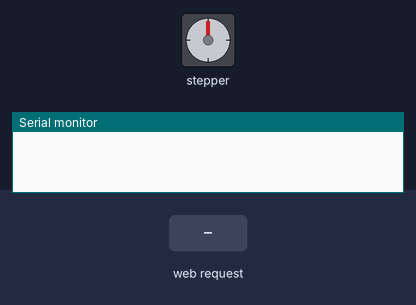
This sketch was run on a simulated ESP32. On the bench: stepper motor, the last lines printed to the serial monitor. Wiring (inferred from the names in the program): stepper motor driver (200 steps per turn assumed): step GPIO 5; direction GPIO 4. The test bench sets the inputs (shaded band). WiFi joins after 1.5 s; servers stay silent unless stated.

Above: at 0.1 s.
At 2.7 s:
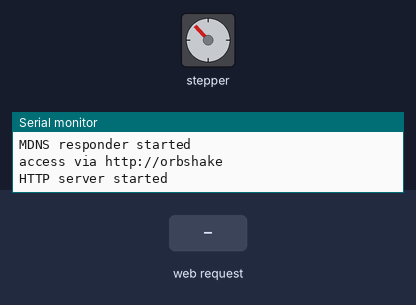
2.8 s: HTTP request GET /speed received
At 3.16 s:
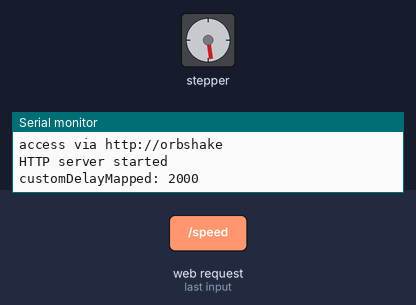
Timing chart, 0 to 17.8 s (numbered marks = the images above; inputs shaded):
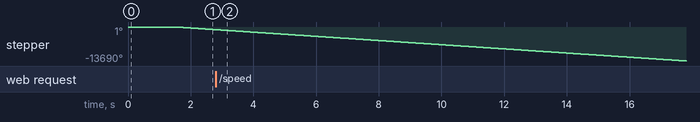

The sketch:

esp32_orbital_shaker.ino
```cpp
// Simple Stepper Motor Control
//
// by Achim pieters, www.studiopieters.nl
//
//

#include <Stepper.h>
#include <WiFi.h>
#include <WiFiClient.h>
#include <WebServer.h>
#include <ESPmDNS.h>


// Defines pins numbers

const int POT = 2;
const int LED = 3;
const int dirPin = 4;
const int stepPin = 5;

int  dirStatus = 3;


String buttonTitle1[] ={"CCW", "CW"};
String buttonTitle2[] ={"CCW", "CW"};
String argId[] ={"ccw", "cw", "speed"};

// const char *ssid = "b9a8de";
// const char *password = "281263985";

const char *ssid = "hlu";
const char *password = "0123456789";


WebServer server(80);

int customDelay; // Defines variables

int customDelayMapped = 2000;

long int time_since_start = millis();


void setup() {
  // Sets the two pins as Outputs
  pinMode(stepPin,OUTPUT);
  pinMode(dirPin,OUTPUT);

  digitalWrite(dirPin,HIGH); //Enables the motor to move in a particular direction

  Serial.begin(115200);

  //set the resolution to 12 bits (0-4096)
  analogReadResolution(12);

  WiFi.mode(WIFI_STA);
  WiFi.begin(ssid, password);

  Serial.println("");

  // Wait for connection
  while (WiFi.status() != WL_CONNECTED) {
    delay(500);
    Serial.print(".");
  }

  Serial.println("");
  Serial.print("Connected to ");
  Serial.println(ssid);
  Serial.print("IP address: http://");
  Serial.println(WiFi.localIP());

  //multicast DNS
  if (MDNS.begin("orbshake")) {
    Serial.println("MDNS responder started");
    Serial.println("access via http://orbshake");
  }

  server.on("/", handleRoot);
  server.on("/motor", HTTP_GET, motorControl);
  server.on("/speed", HTTP_GET, speedControl);
  server.onNotFound(handleNotFound);
  server.begin();
  Serial.println("HTTP server started");
}
void loop() {

  server.handleClient();

  if(dirStatus ==1){
    digitalWrite(dirPin , HIGH);
  } else if(dirStatus == 2) {
    digitalWrite(dirPin, LOW);
  } else{
    digitalWrite(dirPin, LOW);
  }
  // Serial.print("loop: customDelayMapped: ");
  // Serial.print(customDelayMapped);
  // Serial.println();

  // customDelayMapped = speedUp(); // Gets custom delay values from the custom speedUp function
  // Makes pules with custom delay, depending on the Potentiometer, from which the speed of the motor depends
  digitalWrite(stepPin, HIGH);
  delayMicroseconds(10);
  digitalWrite(stepPin, LOW);
  delayMicroseconds(customDelayMapped);
}

// Function for reading the Potentiometer
int speedUp() {
  int customDelay = analogRead(POT); // Reads the potentiometer
  int newCustom = map(customDelay, 100, 4096, 1, 4000); // Convrests the read values of the potentiometer from 0 to 1023 into desireded delay values (300 to 4000)
  return newCustom;
}
```

wifi_and_web.ino
```cpp
void handleRoot() {
   //Robojax.com ESP32 Relay Motor Control
 String HTML ="<!DOCTYPE html>\
  <html>\
  <head>\
  \t\n<title>LoginEKO Orbital Shaker</title>\
  \t\n<meta name=\"viewport\" content=\"width=device-width, initial-scale=1\">\
  \n<style>\
 \nhtml,body{\t\nwidth:100%\;\nheight:100%\;\nmargin:0}\n*{box-sizing:border-box}\n.colorAll{\n\tbackground-color:#90ee90}\n.colorBtn{\n\tbackground-color:#add8e6}\n.angleButtdon,a{\n\tfont-size:30px\;\nborder:1px solid #ccc\;\ndisplay:table-caption\;\npadding:7px 10px\;\ntext-decoration:none\;\ncursor:pointer\;\npadding:5px 6px 7px 10px}a{\n\tdisplay:block}\n.btn{\n\tmargin:5px\;\nborder:none\;\ndisplay:inline-block\;\nvertical-align:middle\;\ntext-align:center\;\nwhite-space:nowrap}\n";

  HTML +="</style>\n\n</head>\n\n<body>\n<h1> LoginEKO Orbital Shaker </h1>\n";

  HTML +="\n\t<h3> customDelayMapped: ";
  HTML += customDelayMapped;
  HTML += "</h3>\n";

  time_since_start = millis();
  int minutes = (time_since_start / 1000) / 60;
  int seconds = (time_since_start / 1000) % 60;
  HTML +="\n\t<h3> Time since start: ";
  HTML += int(minutes) ;
  HTML += ":" ;
  HTML += seconds ;
  HTML += "</h3>\n";


  HTML +="\t<div class=\"btn\">\n\t\t<a href=\"/speed?speed=add100\">+100";
  HTML +="</a>\t\n\t</div>\n\n";

  HTML +="\t<div class=\"btn\">\n\t\t<a href=\"/speed?speed=sub100\">-100";
  HTML +="</a>\t\n\t</div>\n\n";

  HTML +="\t<div class=\"btn\">\n\t\t<a href=\"/speed?speed=add10\">+10";
  HTML +="</a>\t\n\t</div>\n\n";

  HTML +="\t<div class=\"btn\">\n\t\t<a href=\"/speed?speed=sub10\">-10";
  HTML +="</a>\t\n\t</div>\n\n";


  HTML +="\t<div class=\"btn\">\n\t\t<a href=\"/speed?speed=add1\">+1";
  HTML +="</a>\t\n\t</div>\n\n";

  HTML +="\t<div class=\"btn\">\n\t\t<a href=\"/speed?speed=sub1\">-1";
  HTML +="</a>\t\n\t</div>\n\n";

   if(dirStatus == 2){
    HTML +="\n\t<h2><span style=\"background-color: #FFFF00\">Motor Running in CW</span></h2>\n";
   }else if(dirStatus ==1){
    HTML +="\n\t<h2><span style=\"background-color: #FFFF00\">Motor Running in CCW</span></h2>\n";
   }else{
    HTML +="\n\t<h2><span style=\"background-color: #FFFF00\">Motor OFF</span></h2>\n";
   }
      if(dirStatus ==1){
        HTML +="\t<div class=\"btn\">\n\t\t<a class=\"angleButton\" style=\"background-color:#f56464\"  href=\"/motor?";
        HTML += argId[0];
        HTML += "=off\">";
        HTML +=buttonTitle1[0]; //motor ON title
      }else{
        HTML +="\t<div class=\"btn\">\n\t\t<a class=\"angleButton \" style=\"background-color:#90ee90\"  href=\"/motor?";
         HTML += argId[0];
        HTML += "=on\">";
        HTML +=buttonTitle2[0];//motor OFF title
      }
     HTML +="</a>\t\n\t</div>\n\n";

      if(dirStatus ==2){
        HTML +="\t<div class=\"btn\">\n\t\t<a class=\"angleButton\" style=\"background-color:#f56464\"  href=\"/motor?";
        HTML += argId[1];
        HTML += "=off\">";
        HTML +=buttonTitle1[1]; //motor ON title
      }else{
        HTML +="\t<div class=\"btn\">\n\t\t<a class=\"angleButton \" style=\"background-color:#90ee90\"  href=\"/motor?";
         HTML += argId[1];
        HTML += "=on\">";
        HTML +=buttonTitle2[1];//motor OFF title
      }
     HTML +="</a>\t\n\t</div>\n\n";

  HTML +="\t\n</body>\n</html>\n";
  server.send(200, "text/html", HTML);
}//handleRoot()

void handleNotFound() {
  //Robojax.com 28BYJ-48 Steper Motor Control
  String message = "File Not Found\n\n";
  message += "URI: ";
  message += server.uri();
  message += "\nMethod: ";
  message += (server.method() == HTTP_GET) ? "GET" : "POST";
  message += "\nArguments: ";
  message += server.args();
  message += "\n";

  for (uint8_t i = 0; i < server.args(); i++) {
    message += " " + server.argName(i) + ": " + server.arg(i) + "\n";
  }

  server.send(404, "text/plain", message);
  //Robojax.com 28BYJ-48 Steper Motor Control
}//end of handleNotFound()


/*
 * motorControl()
 * updates the value of "dirStatus" varible to 1, 2 or 3
 * returns nothing
 * written by Ahmad Shamshiri
 * on Wednesday April 19, 2020 at 18:03 in Ajax, Ontario, Canada
 * www.robojax.com
 */
void motorControl() {

    if(server.arg(argId[0]) == "on") {
      dirStatus = 1;// CCW
    } else if(server.arg(argId[0]) == "off") {
      dirStatus = 3;  // motor OFF
    } else if(server.arg(argId[1]) == "on") {
      dirStatus = 2;  // CW
    } else if(server.arg(argId[1]) == "off") {
      dirStatus = 3;  // motor OFF
    }
  handleRoot();
}//motorControl end


void speedControl() {
    if(server.arg(argId[2]) == "add1") {
      customDelayMapped = customDelayMapped + 1;
    } else if(server.arg(argId[2]) == "sub1") {
      customDelayMapped = customDelayMapped - 1;
    } else if(server.arg(argId[2]) == "add10") {
      customDelayMapped = customDelayMapped + 10;
    } else if(server.arg(argId[2]) == "sub10") {
      customDelayMapped = customDelayMapped - 10;
    } else if(server.arg(argId[2]) == "add100") {
      customDelayMapped = customDelayMapped + 100;
    } else if(server.arg(argId[2]) == "sub100") {
      customDelayMapped = customDelayMapped - 100;
    }
    Serial.print("customDelayMapped: ");
    Serial.print(customDelayMapped);
    Serial.println();
  handleRoot();
}
```
